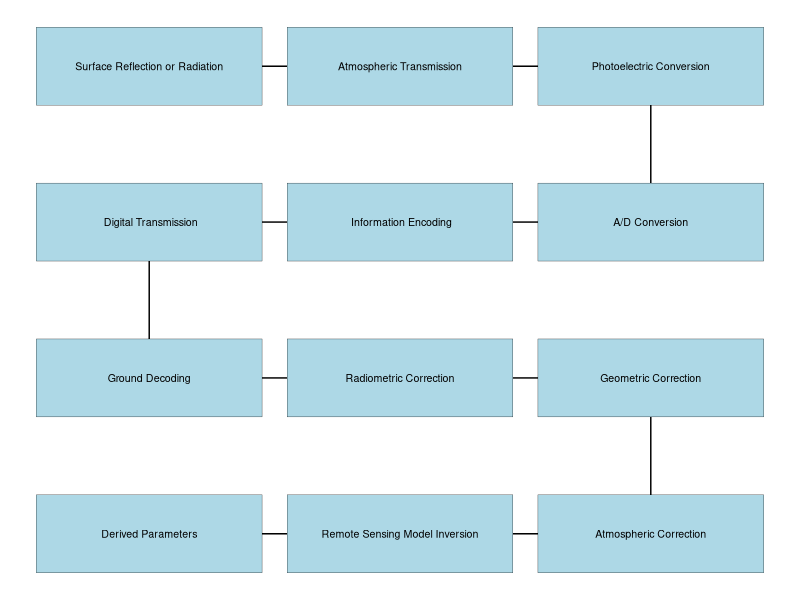

The R source for this figure:
## ---- chunk 1
library(ggplot2)

# 定义节点数据
nodes <- data.frame(
  label = c("Surface Reflection or Radiation", " Atmospheric Transmission ", "Photoelectric Conversion", "A/D Conversion", " Information Encoding", " Digital Transmission","Ground Decoding","Radiometric Correction","Geometric Correction","Atmospheric Correction","Remote Sensing Model Inversion","Derived Parameters"),
  x = c(0, 2, 4, 4, 2, 0, 0,2,4,4,2,0), 
  y = c(0, 0, 0, -0.2, -0.2, -0.2,-0.4,-0.4,-0.4,-0.6,-0.6,-0.6)
)

edges <- data.frame(
  x = c(0, 2, 4, 4, 2, 0 ,0,2,4,4,2,0),
  y = c(0, 0, 0, -0.2, -0.2, -0.2,-0.4,-0.4,-0.4,-0.6,-0.6,-0.6),  
  xend = c(2, 4, 4, 2, 0, 0,2,4,4,2,0,0),
  yend = c(0, 0, -0.2, -0.2, -0.2,-0.4,-0.4,-0.4,-0.6,-0.6,-0.6,-0.6)  
)

ggplot() +

  geom_segment(data = edges, aes(x = x, y = y, xend = xend, yend = yend), 
               arrow = arrow(length = unit(0.02, "cm")), size = 0.5) +  

  geom_tile(data = nodes, aes(x = x, y = y), width = 1.8, height = 0.1, fill = "lightblue", color = "black") +
  
  geom_text(data = nodes, aes(x = x, y = y), label = nodes$label, size = 2.7) +
 
  theme_void() 
